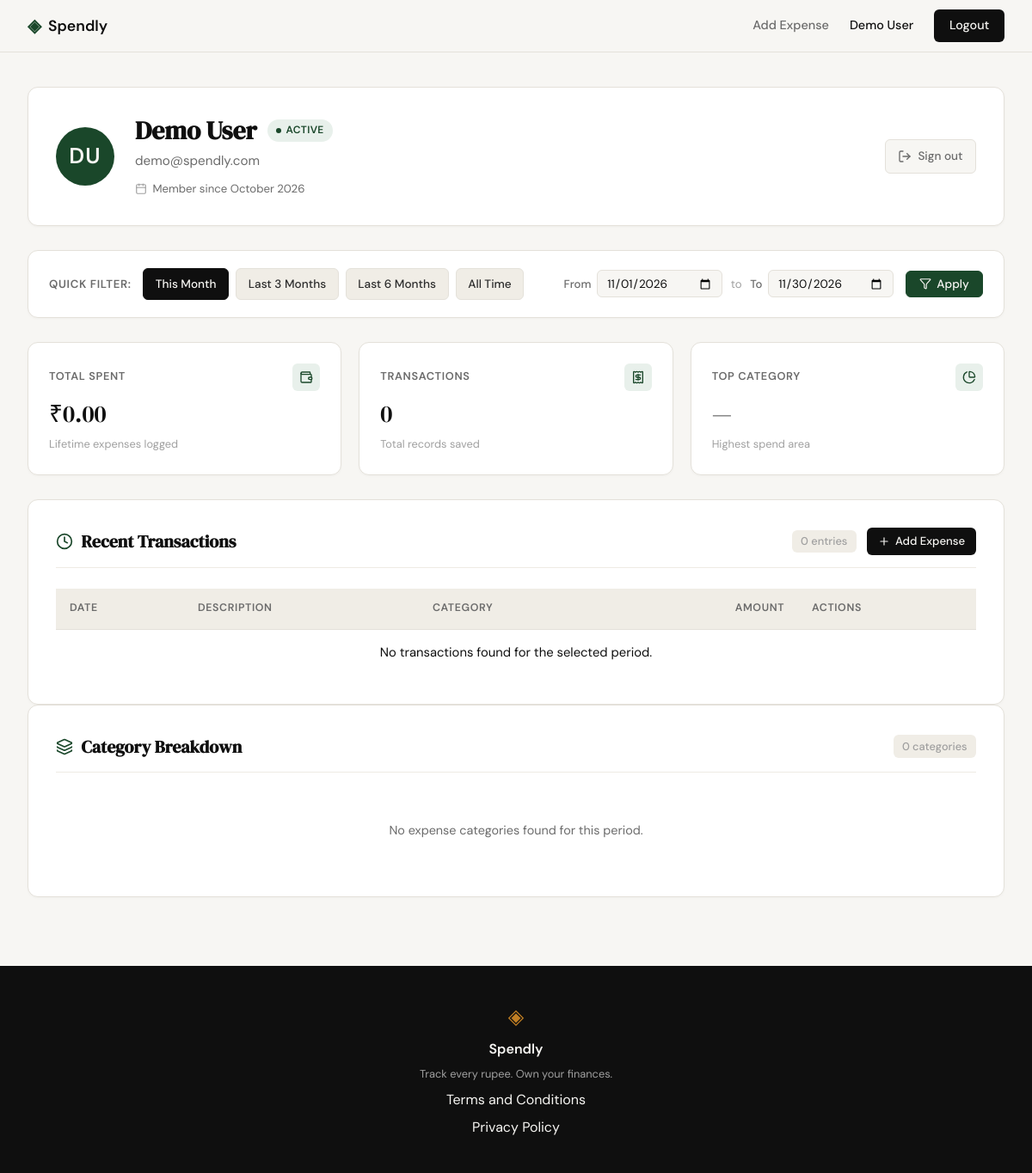
/profile?date_from=2026-11-01&date_to=2026-11-30 (signed in), run on an earlier commit of the app's database.
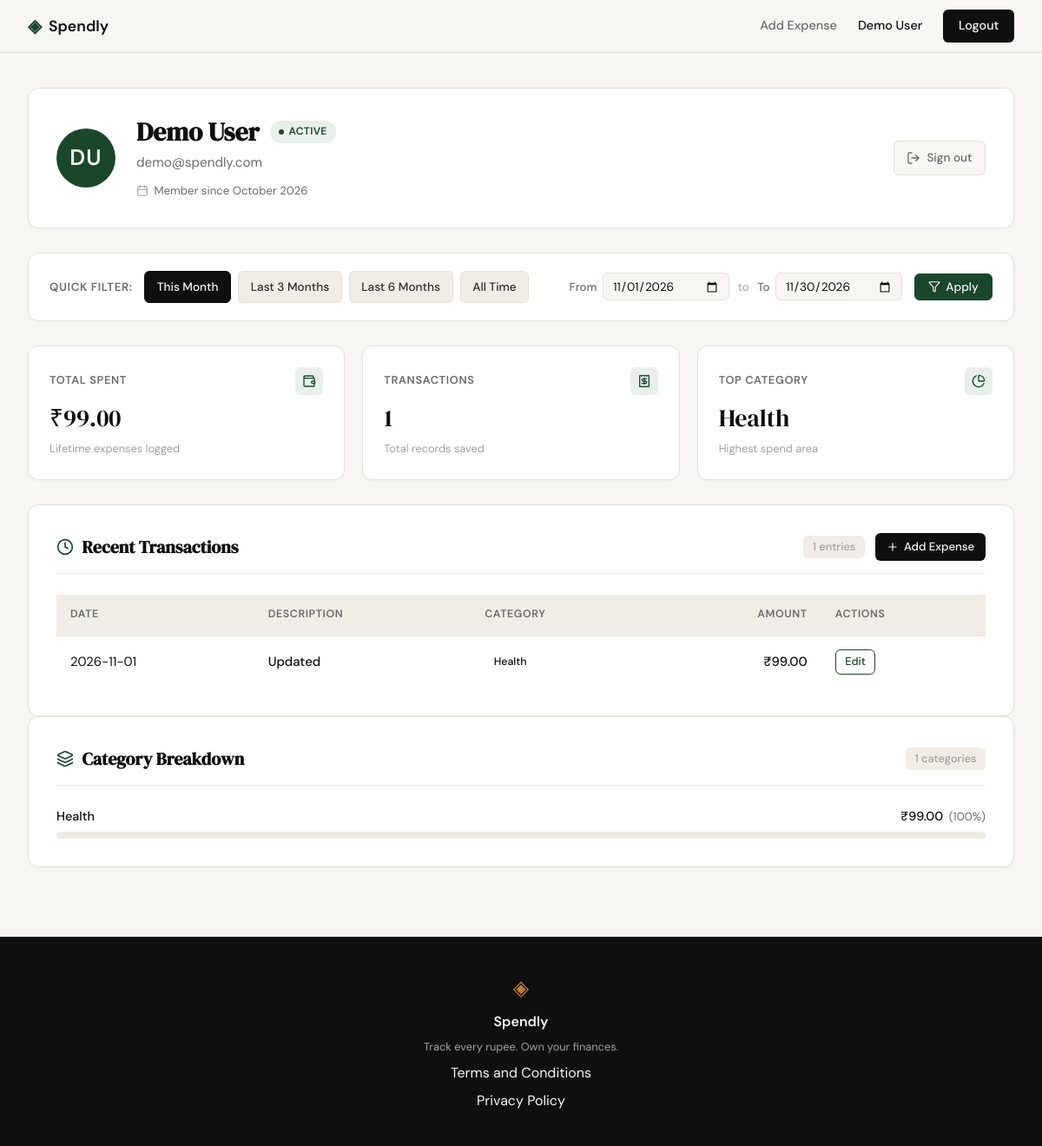
And on a later commit of the database.
### tables this page shows
CREATE TABLE users (
            id            INTEGER PRIMARY KEY AUTOINCREMENT,
            name          TEXT    NOT NULL,
            email         TEXT    UNIQUE NOT NULL,
            password_hash TEXT    NOT NULL,
            created_at    TEXT    DEFAULT (datetime('now'))
        );

CREATE TABLE expenses (
            id          INTEGER PRIMARY KEY AUTOINCREMENT,
            user_id     INTEGER NOT NULL REFERENCES users(id),
            amount      REAL    NOT NULL,
            category    TEXT    NOT NULL,
            date        TEXT    NOT NULL,
            description TEXT,
            created_at  TEXT    DEFAULT (datetime('now'))
        );

### app.py (the view)
@app.route("/profile")
def profile():
    user_id = session.get("user_id")
    if not user_id:
        return redirect(url_for("login"))
    user = get_user_by_id(user_id)
    if user is None:
        session.clear()
        return redirect(url_for("login"))
    raw_from = request.args.get("date_from", "").strip()
    raw_to = request.args.get("date_to", "").strip()
    date_from = None
    date_to = None
    if raw_from and raw_to:
        try:
            d_from = datetime.strptime(raw_from, "%Y-%m-%d").date()
            d_to = datetime.strptime(raw_to, "%Y-%m-%d").date()
            if d_from > d_to:
                flash("Start date must be before end date.", "error")
            else:
                date_from = raw_from
                date_to = raw_to
        except ValueError:
            pass
    today = datetime.now().date()
    last_day_of_month = calendar.monthrange(today.year, today.month)[1]
    this_month_from = today.replace(day=1).strftime("%Y-%m-%d")
    this_month_to = today.replace(day=last_day_of_month).strftime("%Y-%m-%d")
    last_3m_from = (today - timedelta(days=90)).strftime("%Y-%m-%d")
    last_3m_to = today.strftime("%Y-%m-%d")
    last_6m_from = (today - timedelta(days=180)).strftime("%Y-%m-%d")
    last_6m_to = today.strftime("%Y-%m-%d")
    presets = {
        "this_month": {"date_from": this_month_from, "date_to": this_month_to},
        "last_3_months": {"date_from": last_3m_from, "date_to": last_3m_to},
        "last_6_months": {"date_from": last_6m_from, "date_to": last_6m_to},
    }
    if not date_from and not date_to:
        active_preset = "all_time"
    elif date_from == this_month_from and (date_to == this_month_to or date_to == today.strftime("%Y-%m-%d")):
        active_preset = "this_month"
    elif date_from == last_3m_from and date_to == last_3m_to:
        active_preset = "last_3_months"
    elif date_from == last_6m_from and date_to == last_6m_to:
        active_preset = "last_6_months"
    else:
        active_preset = "custom"
    stats = get_summary_stats(user_id, date_from=date_from, date_to=date_to)
    recent_transactions = get_recent_transactions(user_id, limit=10, date_from=date_from, date_to=date_to)
    category_breakdown = get_category_breakdown(user_id, date_from=date_from, date_to=date_to)
    return render_template(
        "profile.html",
        user=user,
        stats=stats,
        transactions=recent_transactions,
        categories=category_breakdown,
        date_from=date_from,
        date_to=date_to,
        active_preset=active_preset,
        presets=presets,
    )

### templates/profile.html (shortened to what this page needs)
{% extends "base.html" %}
{% block head %}
<link rel="stylesheet" href="{{ url_for('static', filename='css/profile.css') }}">
{% endblock %}
{% block content %}
<section class="profile-section">
    <div class="profile-container">
        <div class="profile-header-card">
            <div class="profile-avatar">{{ user.initials }}</div>
            <div class="profile-header-info">
                <div class="profile-title-row">
                    <h1 class="profile-name">{{ user.name }}</h1>
                    <span class="profile-status-pill">
                        <span class="status-dot"></span>
                        Active
                    </span>
                </div>
                <p class="profile-email">{{ user.email }}</p>
                <div class="profile-badge">
                    <i data-lucide="calendar" class="badge-icon"></i>
                    <span>Member since {{ user.member_since }}</span>
                </div>
            </div>
            <div class="profile-header-action">
                <a href="{{ url_for('logout') }}" class="btn-profile-logout" title="Sign out">
                    <i data-lucide="log-out" class="action-icon"></i>
                    <span>Sign out</span>
                </a>
            </div>
        </div>
        <div class="profile-filter-card">
            <div class="profile-filter-presets">
                <span class="filter-section-label">Quick filter:</span>
                <div class="preset-buttons">
                    <a href="{{ url_for('profile', date_from=presets.this_month.date_from, date_to=presets.this_month.date_to) }}"
                       class="btn-preset {% if active_preset == 'this_month' %}active{% endif %}">
                        This Month
                    </a>
                    <a href="{{ url_for('profile', date_from=presets.last_3_months.date_from, date_to=presets.last_3_months.date_to) }}"
                       class="btn-preset {% if active_preset == 'last_3_months' %}active{% endif %}">
                        Last 3 Months
                    </a>
                    <a href="{{ url_for('profile', date_from=presets.last_6_months.date_from, date_to=presets.last_6_months.date_to) }}"
                       class="btn-preset {% if active_preset == 'last_6_months' %}active{% endif %}">
                        Last 6 Months
                    </a>
                    <a href="{{ url_for('profile') }}"
                       class="btn-preset {% if active_preset == 'all_time' %}active{% endif %}">
                        All Time
                    </a>
                </div>
            </div>
            <form method="GET" action="{{ url_for('profile') }}" class="profile-filter-custom {% if active_preset == 'custom' %}active-custom{% endif %}">
                <div class="custom-range-inputs">
                    <div class="date-input-group">
                        <label for="date_from" class="date-label">From</label>
                        <input type="date" id="date_from" name="date_from"
                               value="{{ date_from or '' }}"
                               class="date-input" required>
                    </div>
                    <span class="date-separator">to</span>
                    <div class="date-input-group">
                        <label for="date_to" class="date-label">To</label>
                        <input type="date" id="date_to" name="date_to"
                               value="{{ date_to or '' }}"
                               class="date-input" required>
                    </div>
                </div>
                <button type="submit" class="btn-filter-apply">
                    <i data-lucide="filter" class="btn-icon"></i>
                    <span>Apply</span>
                </button>
            </form>
        </div>
        <div class="profile-stats-grid">
            <div class="profile-stat-card">
                <div class="profile-stat-header">
                    <span class="profile-stat-label">Total Spent</span>
                    <div class="profile-stat-icon-wrap">
                        <i data-lucide="wallet" class="stat-icon"></i>
                    </div>
                </div>
                <span class="profile-stat-value">₹{{ "{:,.2f}".format(stats.total_spent) }}</span>
                <span class="profile-stat-hint">Lifetime expenses logged</span>
            </div>
            <div class="profile-stat-card">
                <div class="profile-stat-header">
                    <span class="profile-stat-label">Transactions</span>
                    <div class="profile-stat-icon-wrap">
                        <i data-lucide="receipt" class="stat-icon"></i>
                    </div>
                </div>
                <span class="profile-stat-value">{{ stats.transaction_count }}</span>
                <span class="profile-stat-hint">Total records saved</span>
            </div>
            <div class="profile-stat-card">
                <div class="profile-stat-header">
                    <span class="profile-stat-label">Top Category</span>
                    <div class="profile-stat-icon-wrap">
                        <i data-lucide="pie-chart" class="stat-icon"></i>
                    </div>
                </div>
                <span class="profile-stat-value">{{ stats.top_category }}</span>
                <span class="profile-stat-hint">Highest spend area</span>
            </div>
        </div>
        <div class="profile-main-grid">
            <div class="profile-card profile-card-transactions">
                <div class="profile-card-header">
                    <div class="card-header-left">
                        <i data-lucide="clock" class="card-header-icon"></i>
                        <h2 class="profile-card-title">Recent Transactions</h2>
                    </div>
                    <div class="card-header-actions">
                        <span class="profile-badge-count">{{ transactions|length }} entries</span>
                        <a href="{{ url_for('add_expense') }}" class="btn-profile-add">
                            <i data-lucide="plus" class="btn-icon"></i>
                            <span>Add Expense</span>
                        </a>
                    </div>
                </div>
                <div class="table-responsive">
                    <table class="profile-table">
                        <thead>
                            <tr>
                                <th>Date</th>
                                <th>Description</th>
                                <th>Category</th>
                                <th class="text-right">Amount</th>
                                <th>Actions</th>
                            </tr>
                        </thead>
                        <tbody>
                            {% for tx in transactions %}
                            <tr>
                                <td class="tabular text-muted">{{ tx.date }}</td>
                                <td class="font-medium">{{ tx.description }}</td>
                                <td>
                                    <span class="category-badge badge-{{ tx.category|lower }}">
                                        {{ tx.category }}
                                    </span>
                                </td>
                                <td class="tabular font-medium text-right">₹{{ "{:,.2f}".format(tx.amount) }}</td>
                                <td>
                                    <a href="/expenses/{{ tx.id }}/edit" class="btn-table-action">Edit</a>
                                </td>
                            </tr>
                            {% else %}
                            <tr>
                                <td colspan="5" class="text-center text-muted empty-state-cell">No transactions found for the selected period.</td>
                            </tr>
                            {% endfor %}
                        </tbody>
                    </table>
                </div>
            </div>
            <div class="profile-card profile-card-breakdown">
                <div class="profile-card-header">
                    <div class="card-header-left">
                        <i data-lucide="layers" class="card-header-icon"></i>
                        <h2 class="profile-card-title">Category Breakdown</h2>
                    </div>
                    <span class="profile-badge-count">{{ categories|length }} categories</span>
                </div>
                <div class="category-breakdown-list">
                    {% for cat in categories %}
                    <div class="breakdown-item">
                        <div class="breakdown-info">
                            <span class="breakdown-name font-medium">{{ cat.category }}</span>
                            <div class="breakdown-figures">
                                <span class="breakdown-amount tabular">₹{{ "{:,.2f}".format(cat.amount) }}</span>
                                <span class="breakdown-percentage tabular">({{ cat.percentage }}%)</span>
                            </div>
                        </div>
                        <div class="breakdown-bar-track">
                            <div class="breakdown-bar-fill bar-fill-{{ cat.category|lower }} {{ cat.css_class }}"></div>
                        </div>
                    </div>
                    {% else %}
                    <div class="empty-state-block text-muted">
                        <span>No expense categories found for this period.</span>
                    </div>
                    {% endfor %}
                </div>
            </div>
        </div>
    </div>
</section>
{% endblock %}

### templates/base.html (shortened to what this page needs)
<!DOCTYPE html>
<html lang="en">
<head>
    <link rel="stylesheet" href="{{ url_for('static', filename='css/style.css') }}">
    {% block head %}{% endblock %}
</head>
<body>
    <nav class="navbar">
        <div class="nav-inner">
            <a href="{{ url_for('landing') }}" class="nav-brand">
                <span class="brand-icon">◈</span>
                <span class="brand-name">Spendly</span>
            </a>
            <div class="nav-links">
                {% if session.get('user_id') %}
                <a href="{{ url_for('add_expense') }}" class="nav-link">Add Expense</a>
                <a href="{{ url_for('profile') }}" class="nav-user">{{ session.get('user_name', 'Profile') }}</a>
                <a href="{{ url_for('logout') }}" class="nav-cta">Logout</a>
                {% else %}
                <a href="{{ url_for('login') }}">Sign in</a>
                <a href="{{ url_for('register') }}" class="nav-cta">Get started</a>
                {% endif %}
            </div>
        </div>
    </nav>
    <main class="main-content">
        {% block content %}{% endblock %}
    </main>
    <footer class="footer">
        <div class="footer-inner">
            <span class="brand-icon">◈</span>
            <span class="footer-name">Spendly</span>
            <p class="footer-copy">Track every rupee. Own your finances.</p>
            <a href="/terms">Terms and Conditions</a>
            <a href="/privacy">Privacy Policy</a>
        </div>
    </footer>
</body>
</html>

What changed in the data, as far as the page shows it:
now on this page (row edited): expenses: date "2026-11-01", description "Updated", category "Health", amount "99.00"
Also different on the page:
{{ "{:,.2f}".format(stats.total_spent) }}: "0.00" → "99.00"
{{ stats.transaction_count }}: "0" → "1"
{{ stats.top_category }}: "—" → "Health"
{{ transactions|length }}: "0" → "1"
{{ categories|length }}: "0" → "1"
new list line: "Health ₹ 99.00 ( 100 %)"
text no longer shown: "No transactions found for the selected period. No expense categories found for this period."
